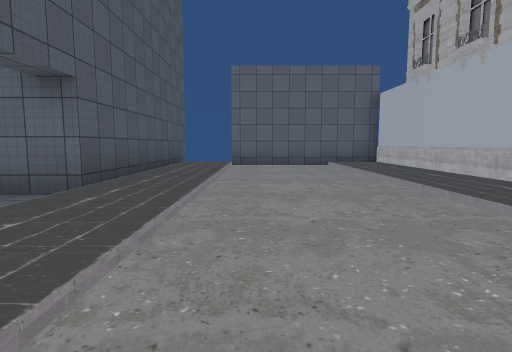
View 1 (above)

13 first-person views from a walk through a Unity game level. The camera is 1.3 m above the floor, tilts 6° down and sees 80° across. The floor is counted in squares, 2 m on a side. Each view is taken from the middle of a square. On the plan, view 1 faces up. The plan holds only what a view shows up to about 10 squares ahead; the rest is blank. The place goes on beyond the plan. The player is left out. Door leaves are left out, so doorways stand open. Some surface patterns are stand-ins.

View 2
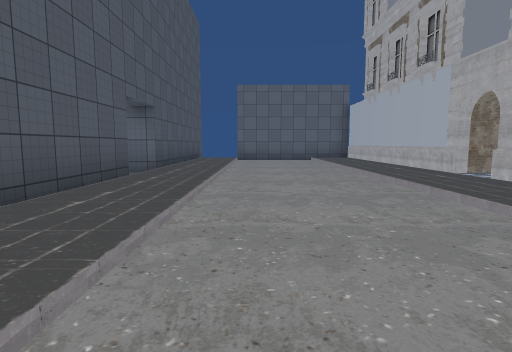

View 3
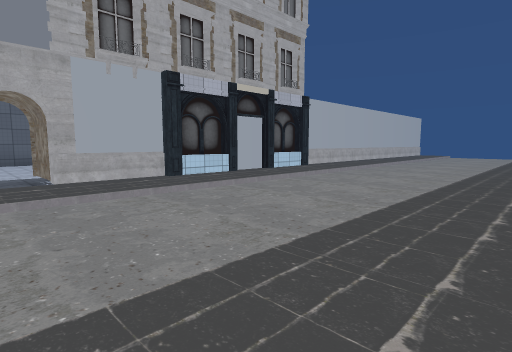

View 4
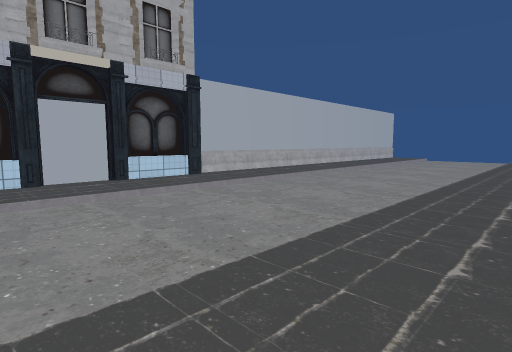

View 5
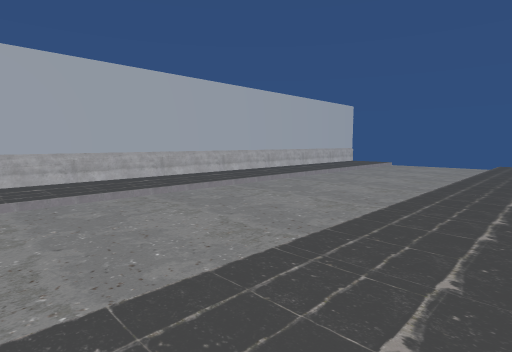

View 6
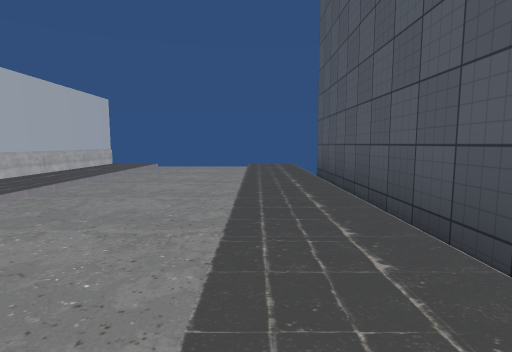

View 7
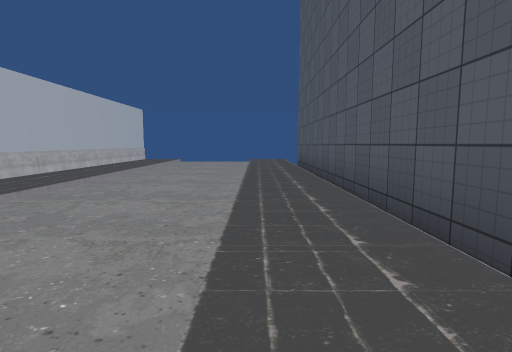

View 8
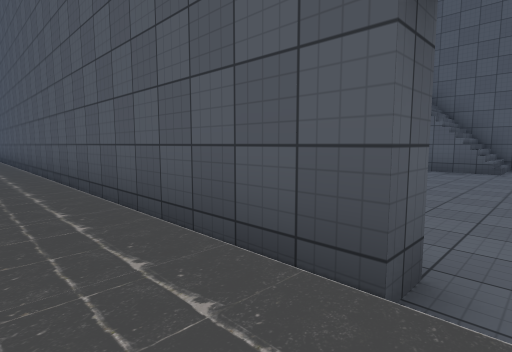

View 9
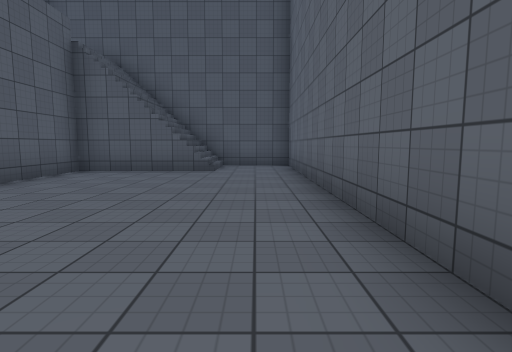

View 10
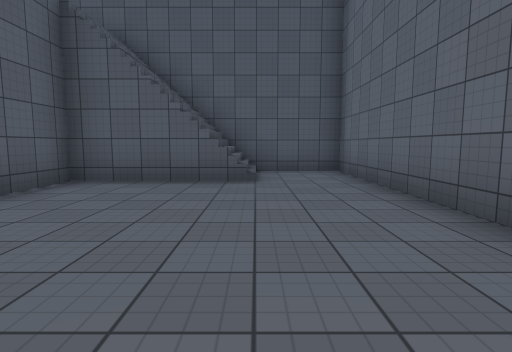

View 11
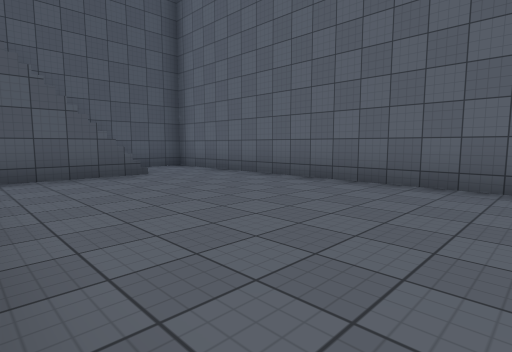

View 12
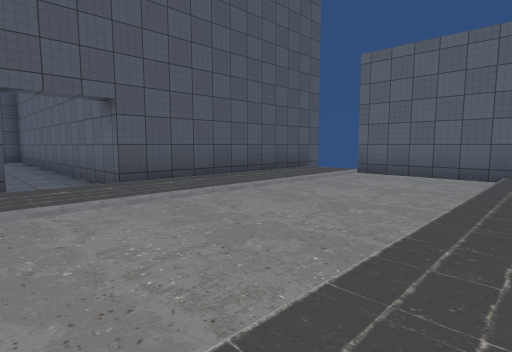

View 13
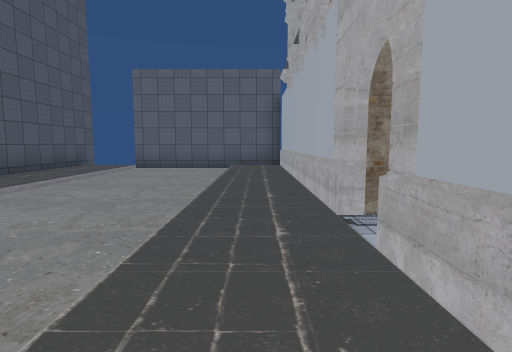

### Floor plan
Key: @ floor where view 1 was taken; # wall or solid block; x gap in a wall; . main floor; : floor 0.25 m higher than the main floor; / step, stairs or slope; O other object.
Columns run from 13 left of view 1 to 5 right of it. Each row starts with its distance up from view 1.
 10           #  #####
  9           #:/../:#
  8           #:/../:#
  7           #:/../:
  6           #:/../:
  5           #:/../:#
  4 ###########:/../:#
  3 #..........:/../:OO
  2 #//.......#:/../:##
  1 #//.......#:/../:#
  0 #//.......#:/@./:#
 -1 #//.....//#:/../:#
 -2 #         #:/../:#
 -3           #:/../:#
 -4           #:/../:
 -5           #:/../:#
 -6           #:/../:#
 -7           #:/../:#
 -8           #:/../:#
 -9           #:/../:#
-10           #:/../:#
-11           #:/../:#
-12           #:/../:#
-13            :/../:#
-14            :/../:#
-15            :/../:#
-16            ::...:x

Positions as (right, up) in squares from view 1, and headings:
1: (0, 0), facing up
2: (0, -3), facing up
3: (-2, 3), facing down-right
4: (-2, -1), facing down-right
5: (-2, -5), facing down-right
6: (-1, -6), facing down
7: (-1, -3), facing down
8: (-1, 3), facing down-left
9: (-3, 3), facing left
10: (-5, 2), facing left
11: (-4, -1), facing up-left
12: (3, 2), facing up-left
13: (3, 0), facing up
